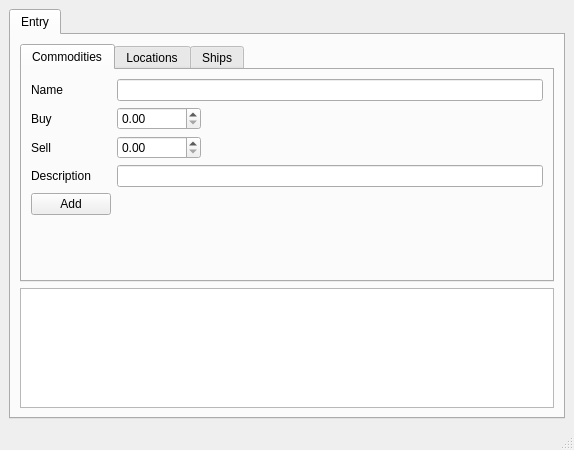
<?xml version="1.0" encoding="UTF-8"?>
<ui version="4.0">
 <class>Admin</class>
 <widget class="QMainWindow" name="Admin">
  <property name="geometry">
   <rect>
    <x>0</x>
    <y>0</y>
    <width>574</width>
    <height>450</height>
   </rect>
  </property>
  <property name="minimumSize">
   <size>
    <width>500</width>
    <height>450</height>
   </size>
  </property>
  <property name="windowTitle">
   <string>Admin Center</string>
  </property>
  <property name="windowIcon">
   <iconset>
    <normaloff>rsc/starclitz-logo.ico</normaloff>rsc/starclitz-logo.ico</iconset>
  </property>
  <widget class="QWidget" name="centralwidget">
   <layout class="QVBoxLayout" name="verticalLayout">
    <item>
     <widget class="QTabWidget" name="tabWidgetMain">
      <property name="focusPolicy">
       <enum>Qt::NoFocus</enum>
      </property>
      <property name="currentIndex">
       <number>0</number>
      </property>
      <widget class="QWidget" name="tabEntry">
       <attribute name="title">
        <string>Entry</string>
       </attribute>
       <layout class="QVBoxLayout" name="verticalLayout_2">
        <item>
         <widget class="QTabWidget" name="tabWidgetItemType">
          <property name="sizePolicy">
           <sizepolicy hsizetype="Expanding" vsizetype="Preferred">
            <horstretch>0</horstretch>
            <verstretch>0</verstretch>
           </sizepolicy>
          </property>
          <property name="focusPolicy">
           <enum>Qt::NoFocus</enum>
          </property>
          <property name="currentIndex">
           <number>0</number>
          </property>
          <widget class="QWidget" name="tabCommodities">
           <attribute name="title">
            <string>Commodities</string>
           </attribute>
           <layout class="QGridLayout" name="gridLayout">
            <property name="sizeConstraint">
             <enum>QLayout::SetDefaultConstraint</enum>
            </property>
            <item row="1" column="3">
             <spacer name="horizontalSpacer">
              <property name="orientation">
               <enum>Qt::Horizontal</enum>
              </property>
              <property name="sizeHint" stdset="0">
               <size>
                <width>40</width>
                <height>20</height>
               </size>
              </property>
             </spacer>
            </item>
            <item row="4" column="0">
             <widget class="QPushButton" name="pushButtonCommoditiesAdd">
              <property name="text">
               <string>Add</string>
              </property>
             </widget>
            </item>
            <item row="2" column="0">
             <widget class="QLabel" name="labelCommoditiesSell">
              <property name="text">
               <string>Sell</string>
              </property>
             </widget>
            </item>
            <item row="1" column="0">
             <widget class="QLabel" name="labelCommoditiesBuy">
              <property name="text">
               <string>Buy</string>
              </property>
             </widget>
            </item>
            <item row="0" column="0">
             <widget class="QLabel" name="labelCommoditiesName">
              <property name="text">
               <string>Name</string>
              </property>
             </widget>
            </item>
            <item row="0" column="2" colspan="2">
             <widget class="QLineEdit" name="lineEditCommoditiesName"/>
            </item>
            <item row="1" column="2">
             <widget class="QDoubleSpinBox" name="doubleSpinBoxCommoditiesBuy">
              <property name="maximum">
               <double>99999999.000000000000000</double>
              </property>
             </widget>
            </item>
            <item row="2" column="2">
             <widget class="QDoubleSpinBox" name="doubleSpinBoxCommoditiesSell">
              <property name="maximum">
               <double>99999999.000000000000000</double>
              </property>
             </widget>
            </item>
            <item row="3" column="0">
             <widget class="QLabel" name="labelDescription">
              <property name="text">
               <string>Description</string>
              </property>
             </widget>
            </item>
            <item row="3" column="2" colspan="2">
             <widget class="QLineEdit" name="lineEditCommoditiesDescription"/>
            </item>
            <item row="5" column="0">
             <spacer name="verticalSpacer">
              <property name="orientation">
               <enum>Qt::Vertical</enum>
              </property>
              <property name="sizeHint" stdset="0">
               <size>
                <width>20</width>
                <height>40</height>
               </size>
              </property>
             </spacer>
            </item>
           </layout>
          </widget>
          <widget class="QWidget" name="tabLocations">
           <attribute name="title">
            <string>Locations</string>
           </attribute>
           <layout class="QGridLayout" name="gridLayout_2">
            <item row="0" column="0">
             <widget class="QLabel" name="labelLocationsName">
              <property name="text">
               <string>Name</string>
              </property>
             </widget>
            </item>
            <item row="6" column="0">
             <widget class="QPushButton" name="pushButtonLocationsAdd">
              <property name="text">
               <string>Add</string>
              </property>
             </widget>
            </item>
            <item row="4" column="0">
             <widget class="QLabel" name="labelLocationsSystem">
              <property name="text">
               <string>System</string>
              </property>
             </widget>
            </item>
            <item row="2" column="2">
             <widget class="QLineEdit" name="lineEditLocationsMoon"/>
            </item>
            <item row="3" column="2">
             <widget class="QLineEdit" name="lineEditLocationsPlanet"/>
            </item>
            <item row="3" column="0">
             <widget class="QLabel" name="labelLocationsPlanet">
              <property name="text">
               <string>Planet</string>
              </property>
             </widget>
            </item>
            <item row="4" column="2">
             <widget class="QLineEdit" name="lineEditLocationsSystem"/>
            </item>
            <item row="5" column="0">
             <widget class="QLabel" name="labelLocationsDescription">
              <property name="text">
               <string>Description</string>
              </property>
             </widget>
            </item>
            <item row="1" column="2">
             <widget class="QLineEdit" name="lineEditLocationsStation"/>
            </item>
            <item row="0" column="2">
             <widget class="QLineEdit" name="lineEditLocationsName"/>
            </item>
            <item row="2" column="0">
             <widget class="QLabel" name="labelLocationsMoon">
              <property name="text">
               <string>Moon</string>
              </property>
             </widget>
            </item>
            <item row="1" column="0">
             <widget class="QLabel" name="labelLocationsStation">
              <property name="text">
               <string>Station</string>
              </property>
             </widget>
            </item>
            <item row="5" column="2">
             <widget class="QLineEdit" name="lineEditLocationsDescription"/>
            </item>
           </layout>
          </widget>
          <widget class="QWidget" name="tabShips">
           <attribute name="title">
            <string>Ships</string>
           </attribute>
           <layout class="QGridLayout" name="gridLayout_3">
            <item row="0" column="1" colspan="2">
             <widget class="QLineEdit" name="lineEditShipsManufacturer"/>
            </item>
            <item row="5" column="0">
             <widget class="QPushButton" name="pushButtonShipsAdd">
              <property name="text">
               <string>Add</string>
              </property>
             </widget>
            </item>
            <item row="1" column="1" colspan="2">
             <widget class="QLineEdit" name="lineEditShipsModel"/>
            </item>
            <item row="2" column="0">
             <widget class="QLabel" name="labelShipsVariant">
              <property name="sizePolicy">
               <sizepolicy hsizetype="Maximum" vsizetype="Preferred">
                <horstretch>0</horstretch>
                <verstretch>0</verstretch>
               </sizepolicy>
              </property>
              <property name="text">
               <string>Variant</string>
              </property>
             </widget>
            </item>
            <item row="1" column="0">
             <widget class="QLabel" name="labelShipsModel">
              <property name="sizePolicy">
               <sizepolicy hsizetype="Maximum" vsizetype="Preferred">
                <horstretch>0</horstretch>
                <verstretch>0</verstretch>
               </sizepolicy>
              </property>
              <property name="text">
               <string>Model</string>
              </property>
             </widget>
            </item>
            <item row="4" column="0">
             <widget class="QLabel" name="labelShipsDescription">
              <property name="text">
               <string>Description</string>
              </property>
             </widget>
            </item>
            <item row="3" column="0">
             <widget class="QLabel" name="labelShipsBuy">
              <property name="sizePolicy">
               <sizepolicy hsizetype="Maximum" vsizetype="Preferred">
                <horstretch>0</horstretch>
                <verstretch>0</verstretch>
               </sizepolicy>
              </property>
              <property name="text">
               <string>Buy</string>
              </property>
             </widget>
            </item>
            <item row="2" column="1" colspan="2">
             <widget class="QLineEdit" name="lineEditShipsVariant"/>
            </item>
            <item row="0" column="0">
             <widget class="QLabel" name="labelShipsManufacturer">
              <property name="sizePolicy">
               <sizepolicy hsizetype="Maximum" vsizetype="Preferred">
                <horstretch>0</horstretch>
                <verstretch>0</verstretch>
               </sizepolicy>
              </property>
              <property name="text">
               <string>Manufacturer</string>
              </property>
             </widget>
            </item>
            <item row="6" column="0">
             <spacer name="verticalSpacer_2">
              <property name="orientation">
               <enum>Qt::Vertical</enum>
              </property>
              <property name="sizeHint" stdset="0">
               <size>
                <width>20</width>
                <height>40</height>
               </size>
              </property>
             </spacer>
            </item>
            <item row="4" column="1" colspan="2">
             <widget class="QLineEdit" name="lineEditShipsDescription"/>
            </item>
            <item row="3" column="1">
             <widget class="QDoubleSpinBox" name="doubleSpinBoxShipsBuy">
              <property name="maximum">
               <double>9999999999.000000000000000</double>
              </property>
             </widget>
            </item>
            <item row="3" column="2">
             <spacer name="horizontalSpacer_2">
              <property name="orientation">
               <enum>Qt::Horizontal</enum>
              </property>
              <property name="sizeHint" stdset="0">
               <size>
                <width>40</width>
                <height>20</height>
               </size>
              </property>
             </spacer>
            </item>
           </layout>
          </widget>
         </widget>
        </item>
        <item>
         <widget class="QTableWidget" name="tableWidgetCurrent">
          <property name="focusPolicy">
           <enum>Qt::NoFocus</enum>
          </property>
          <attribute name="horizontalHeaderStretchLastSection">
           <bool>true</bool>
          </attribute>
          <attribute name="verticalHeaderVisible">
           <bool>false</bool>
          </attribute>
         </widget>
        </item>
       </layout>
      </widget>
     </widget>
    </item>
   </layout>
  </widget>
  <widget class="QMenuBar" name="menubar">
   <property name="geometry">
    <rect>
     <x>0</x>
     <y>0</y>
     <width>574</width>
     <height>21</height>
    </rect>
   </property>
  </widget>
  <widget class="QStatusBar" name="statusbar"/>
 </widget>
 <tabstops>
  <tabstop>lineEditCommoditiesName</tabstop>
  <tabstop>doubleSpinBoxCommoditiesBuy</tabstop>
  <tabstop>doubleSpinBoxCommoditiesSell</tabstop>
  <tabstop>lineEditCommoditiesDescription</tabstop>
  <tabstop>pushButtonCommoditiesAdd</tabstop>
  <tabstop>lineEditLocationsName</tabstop>
  <tabstop>lineEditLocationsStation</tabstop>
  <tabstop>lineEditLocationsMoon</tabstop>
  <tabstop>lineEditLocationsPlanet</tabstop>
  <tabstop>lineEditLocationsSystem</tabstop>
  <tabstop>lineEditLocationsDescription</tabstop>
  <tabstop>pushButtonLocationsAdd</tabstop>
  <tabstop>lineEditShipsManufacturer</tabstop>
  <tabstop>lineEditShipsModel</tabstop>
  <tabstop>lineEditShipsVariant</tabstop>
  <tabstop>doubleSpinBoxShipsBuy</tabstop>
  <tabstop>lineEditShipsDescription</tabstop>
  <tabstop>pushButtonShipsAdd</tabstop>
 </tabstops>
 <resources/>
 <connections/>
</ui>
